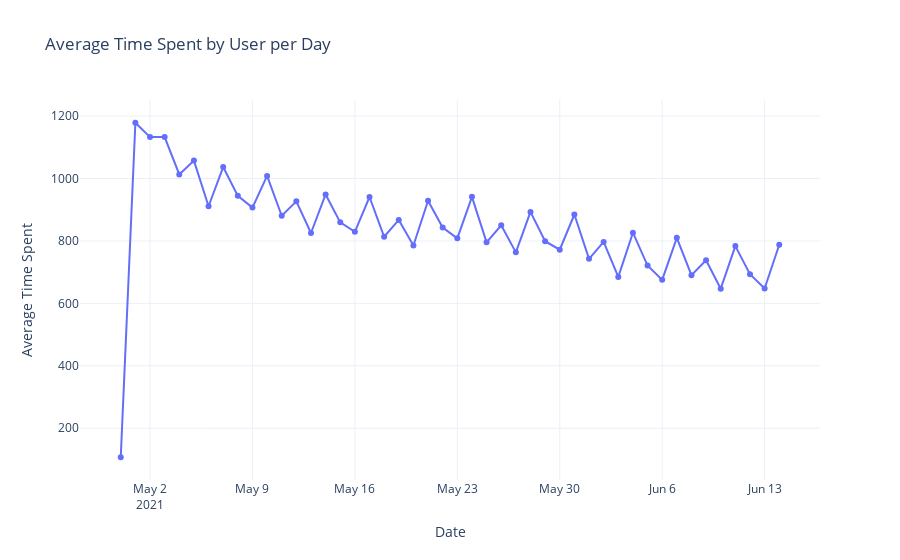

The cell this chart's notebook holds for it:
### Code cell
### average time spent by user per day per country, platform and network
time_spent_by_date = time_spent.groupby(["date"], as_index=False).agg({"total_time_spent": "sum", "user_count": "sum"})
time_spent_by_date['avg_time_spent'] = time_spent_by_date['total_time_spent'] / time_spent_by_date['user_count']

fig_total = px.line(
    time_spent_by_date,
    x="date",
    y="avg_time_spent",
    title="Average Time Spent by User per Day",
    markers=True
)
fig_total.update_layout(template="plotly_white", xaxis_title="Date", yaxis_title="Average Time Spent")
fig_total.show()

time_spent_by_date_by_country = time_spent.groupby(["date", "country"], as_index=False).agg({"total_time_spent": "sum", "user_count": "sum"})
time_spent_by_date_by_country['avg_time_spent'] = time_spent_by_date_by_country['total_time_spent'] / time_spent_by_date_by_country['user_count']

fig_country = px.line(
    time_spent_by_date_by_country,
    x="date",
    y="avg_time_spent",
    color="country",
    title="Average Time Spent by User per Day by Country",
    markers=True
)
fig_country.update_layout(template="plotly_white", xaxis_title="Date", yaxis_title="Average Time Spent")
fig_country.show()

time_spent_by_date_by_platform = time_spent.groupby(["date", "platform"], as_index=False).agg({"total_time_spent": "sum", "user_count": "sum"})
time_spent_by_date_by_platform['avg_time_spent'] = time_spent_by_date_by_platform['total_time_spent'] / time_spent_by_date_by_platform['user_count']

fig_platform = px.line(
    time_spent_by_date_by_platform,
    x="date",
    y="avg_time_spent",
    color="platform",
    title="Average Time Spent by User per Day by Platform",
    markers=True
)

fig_platform.update_layout(template="plotly_white", xaxis_title="Date", yaxis_title="Average Time Spent")
fig_platform.show()

time_spent_by_date_by_network = time_spent.groupby(["date", "network"], as_index=False).agg({"total_time_spent": "sum", "user_count": "sum"})
time_spent_by_date_by_network['avg_time_spent'] = time_spent_by_date_by_network['total_time_spent'] / time_spent_by_date_by_network['user_count']

fig_network = px.line(
    time_spent_by_date_by_network,
    x="date",
    y="avg_time_spent",
    color="network",
    title="Average Time Spent by User per Day by Network",
    markers=True
)
fig_network.update_layout(template="plotly_white", xaxis_title="Date", yaxis_title="Average Time Spent")
fig_network.show()

### Figure 1 — Plotly figure (JSON) as saved in the notebook; plotly's stock layout.template omitted (floating-point values rounded to 4 significant figures)
{"data": [{"hovertemplate": "date=%{x}<br>avg_time_spent=%{y}<extra></extra>", "legendgroup": "", "line": {"color": "#636efa", "dash": "solid"}, "marker": {"symbol": "circle"}, "mode": "lines+markers", "name": "", "orientation": "v", "showlegend": false, "type": "scatter", "x": ["2021-04-30", "2021-05-01", "2021-05-02", "2021-05-03", "2021-05-04", "2021-05-05", "2021-05-06", "2021-05-07", "2021-05-08", "2021-05-09", "2021-05-10", "2021-05-11", "2021-05-12", "2021-05-13", "2021-05-14", "2021-05-15", "2021-05-16", "2021-05-17", "2021-05-18", "2021-05-19", "2021-05-20", "2021-05-21", "2021-05-22", "2021-05-23", "2021-05-24", "2021-05-25", "2021-05-26", "2021-05-27", "2021-05-28", "2021-05-29", "2021-05-30", "2021-05-31", "2021-06-01", "2021-06-02", "2021-06-03", "2021-06-04", "2021-06-05", "2021-06-06", "2021-06-07", "2021-06-08", "2021-06-09", "2021-06-10", "2021-06-11", "2021-06-12", "2021-06-13", "2021-06-14"], "xaxis": "x", "y": [107.1, 1179.0, 1133.0, 1133.0, 1013.0, 1057.0, 911.1, 1037.0, 944.5, 906.8, 1008.0, 880.7, 926.8, 825.5, 948.9, 859.5, 829.1, 940.8, 813.5, 867.3, 785.4, 928.7, 843.0, 808.4, 941.4, 795.5, 850.2, 763.4, 893.1, 799.3, 771.9, 884.7, 742.7, 796.8, 684.8, 826.4, 721.2, 675.4, 810.1, 690.3, 738.2, 647.1, 783.5, 693.6, 647.7, 787.8], "yaxis": "y"}], "layout": {"legend": {"tracegroupgap": 0}, "title": {"text": "Average Time Spent by User per Day"}, "xaxis": {"anchor": "y", "domain": [0, 1], "title": {"text": "Date"}}, "yaxis": {"anchor": "x", "domain": [0, 1], "title": {"text": "Average Time Spent"}}}}
